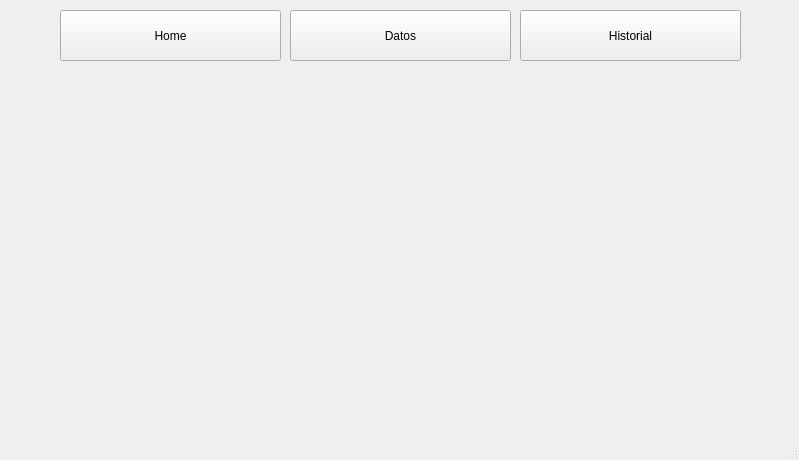
<?xml version="1.0" encoding="UTF-8"?>
<ui version="4.0">
 <class>MainWindow</class>
 <widget class="QMainWindow" name="MainWindow">
  <property name="geometry">
   <rect>
    <x>0</x>
    <y>0</y>
    <width>799</width>
    <height>460</height>
   </rect>
  </property>
  <property name="windowTitle">
   <string>MainWindow</string>
  </property>
  <widget class="QWidget" name="centralwidget">
   <widget class="QPushButton" name="HomeButton">
    <property name="geometry">
     <rect>
      <x>60</x>
      <y>10</y>
      <width>221</width>
      <height>51</height>
     </rect>
    </property>
    <property name="sizePolicy">
     <sizepolicy hsizetype="Expanding" vsizetype="Expanding">
      <horstretch>0</horstretch>
      <verstretch>0</verstretch>
     </sizepolicy>
    </property>
    <property name="mouseTracking">
     <bool>false</bool>
    </property>
    <property name="tabletTracking">
     <bool>false</bool>
    </property>
    <property name="focusPolicy">
     <enum>Qt::StrongFocus</enum>
    </property>
    <property name="text">
     <string>Home</string>
    </property>
    <property name="icon">
     <iconset theme="accessories-text-editor"/>
    </property>
    <property name="checkable">
     <bool>false</bool>
    </property>
   </widget>
   <widget class="QPushButton" name="DatosButton">
    <property name="geometry">
     <rect>
      <x>290</x>
      <y>10</y>
      <width>221</width>
      <height>51</height>
     </rect>
    </property>
    <property name="text">
     <string>Datos</string>
    </property>
   </widget>
   <widget class="QPushButton" name="HistorialButton">
    <property name="geometry">
     <rect>
      <x>520</x>
      <y>10</y>
      <width>221</width>
      <height>51</height>
     </rect>
    </property>
    <property name="text">
     <string>Historial</string>
    </property>
   </widget>
  </widget>
  <widget class="QMenuBar" name="menubar">
   <property name="geometry">
    <rect>
     <x>0</x>
     <y>0</y>
     <width>799</width>
     <height>22</height>
    </rect>
   </property>
  </widget>
  <widget class="QStatusBar" name="statusbar"/>
 </widget>
 <resources/>
 <connections/>
</ui>
